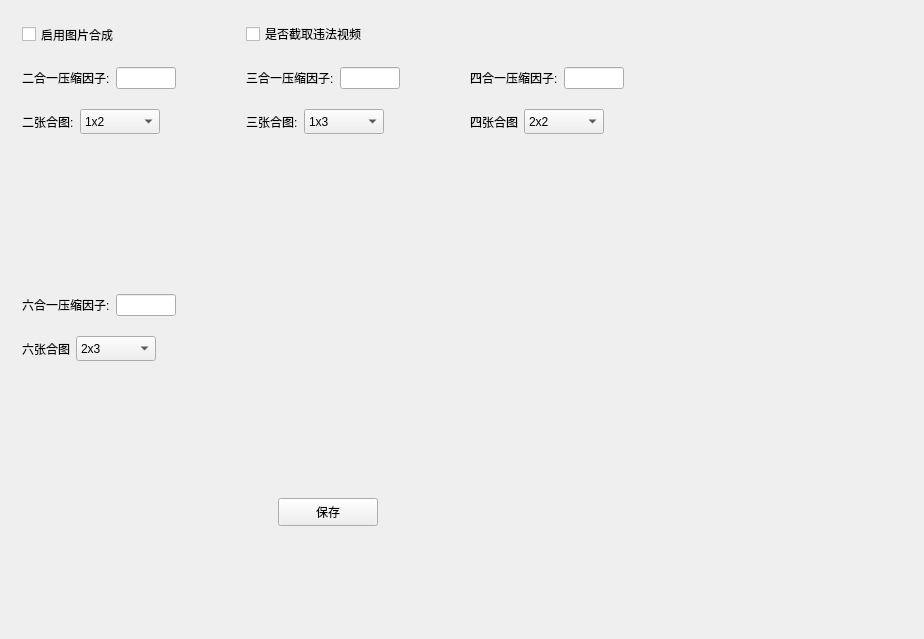
<?xml version="1.0" encoding="UTF-8"?>
<ui version="4.0">
 <class>Dlg_PicMerge</class>
 <widget class="QWidget" name="Dlg_PicMerge">
  <property name="geometry">
   <rect>
    <x>0</x>
    <y>0</y>
    <width>924</width>
    <height>639</height>
   </rect>
  </property>
  <property name="windowTitle">
   <string>Dlg_PicMerge</string>
  </property>
  <layout class="QVBoxLayout" name="verticalLayout">
   <item>
    <widget class="QWidget" name="widget" native="true">
     <layout class="QHBoxLayout" name="horizontalLayout_6">
      <item>
       <layout class="QGridLayout" name="gridLayout">
        <property name="horizontalSpacing">
         <number>30</number>
        </property>
        <property name="verticalSpacing">
         <number>20</number>
        </property>
        <item row="1" column="0">
         <layout class="QHBoxLayout" name="horizontalLayout_8">
          <item>
           <widget class="QLabel" name="label_6">
            <property name="text">
             <string>二合一压缩因子:</string>
            </property>
           </widget>
          </item>
          <item>
           <widget class="QLineEdit" name="editjpeg2qp">
            <property name="maximumSize">
             <size>
              <width>60</width>
              <height>16777215</height>
             </size>
            </property>
           </widget>
          </item>
          <item>
           <spacer name="horizontalSpacer_5">
            <property name="orientation">
             <enum>Qt::Horizontal</enum>
            </property>
            <property name="sizeHint" stdset="0">
             <size>
              <width>40</width>
              <height>20</height>
             </size>
            </property>
           </spacer>
          </item>
         </layout>
        </item>
        <item row="1" column="2">
         <layout class="QHBoxLayout" name="horizontalLayout_9">
          <item>
           <widget class="QLabel" name="label_7">
            <property name="text">
             <string>三合一压缩因子:</string>
            </property>
           </widget>
          </item>
          <item>
           <widget class="QLineEdit" name="editjpeg3qp">
            <property name="maximumSize">
             <size>
              <width>60</width>
              <height>16777215</height>
             </size>
            </property>
           </widget>
          </item>
          <item>
           <spacer name="horizontalSpacer_6">
            <property name="orientation">
             <enum>Qt::Horizontal</enum>
            </property>
            <property name="sizeHint" stdset="0">
             <size>
              <width>40</width>
              <height>20</height>
             </size>
            </property>
           </spacer>
          </item>
         </layout>
        </item>
        <item row="1" column="4">
         <layout class="QHBoxLayout" name="horizontalLayout_10">
          <item>
           <widget class="QLabel" name="label_8">
            <property name="text">
             <string>四合一压缩因子:</string>
            </property>
           </widget>
          </item>
          <item>
           <widget class="QLineEdit" name="editjpeg4qp">
            <property name="maximumSize">
             <size>
              <width>60</width>
              <height>16777215</height>
             </size>
            </property>
           </widget>
          </item>
          <item>
           <spacer name="horizontalSpacer_7">
            <property name="orientation">
             <enum>Qt::Horizontal</enum>
            </property>
            <property name="sizeHint" stdset="0">
             <size>
              <width>40</width>
              <height>20</height>
             </size>
            </property>
           </spacer>
          </item>
         </layout>
        </item>
        <item row="2" column="4">
         <layout class="QHBoxLayout" name="horizontalLayout_3">
          <item>
           <widget class="QLabel" name="label_3">
            <property name="text">
             <string>四张合图</string>
            </property>
           </widget>
          </item>
          <item>
           <widget class="QComboBox" name="cblayout4_1">
            <property name="minimumSize">
             <size>
              <width>80</width>
              <height>25</height>
             </size>
            </property>
            <property name="currentIndex">
             <number>0</number>
            </property>
            <item>
             <property name="text">
              <string>2x2</string>
             </property>
            </item>
            <item>
             <property name="text">
              <string>1x2_1x2</string>
             </property>
            </item>
            <item>
             <property name="text">
              <string>2x1_2x1</string>
             </property>
            </item>
           </widget>
          </item>
          <item>
           <spacer name="horizontalSpacer_10">
            <property name="orientation">
             <enum>Qt::Horizontal</enum>
            </property>
            <property name="sizeHint" stdset="0">
             <size>
              <width>40</width>
              <height>20</height>
             </size>
            </property>
           </spacer>
          </item>
         </layout>
        </item>
        <item row="0" column="0">
         <widget class="QCheckBox" name="itspicmergeenable">
          <property name="minimumSize">
           <size>
            <width>0</width>
            <height>25</height>
           </size>
          </property>
          <property name="text">
           <string>启用图片合成</string>
          </property>
         </widget>
        </item>
        <item row="0" column="2">
         <widget class="QCheckBox" name="chkbcutvideo">
          <property name="text">
           <string>是否截取违法视频</string>
          </property>
         </widget>
        </item>
        <item row="5" column="0">
         <layout class="QHBoxLayout" name="horizontalLayout_5">
          <item>
           <widget class="QLabel" name="label_5">
            <property name="text">
             <string>六张合图</string>
            </property>
           </widget>
          </item>
          <item>
           <widget class="QComboBox" name="cblayout6_1">
            <property name="minimumSize">
             <size>
              <width>80</width>
              <height>25</height>
             </size>
            </property>
            <property name="currentIndex">
             <number>0</number>
            </property>
            <item>
             <property name="text">
              <string>2x3</string>
             </property>
            </item>
            <item>
             <property name="text">
              <string>3x2</string>
             </property>
            </item>
           </widget>
          </item>
          <item>
           <spacer name="horizontalSpacer_12">
            <property name="orientation">
             <enum>Qt::Horizontal</enum>
            </property>
            <property name="sizeHint" stdset="0">
             <size>
              <width>40</width>
              <height>20</height>
             </size>
            </property>
           </spacer>
          </item>
         </layout>
        </item>
        <item row="2" column="2">
         <layout class="QHBoxLayout" name="horizontalLayout_2">
          <item>
           <widget class="QLabel" name="label_2">
            <property name="text">
             <string>三张合图:</string>
            </property>
           </widget>
          </item>
          <item>
           <widget class="QComboBox" name="cblayout3_1">
            <property name="minimumSize">
             <size>
              <width>80</width>
              <height>25</height>
             </size>
            </property>
            <item>
             <property name="text">
              <string>1x3</string>
             </property>
            </item>
            <item>
             <property name="text">
              <string>3x1</string>
             </property>
            </item>
            <item>
             <property name="text">
              <string>1x2_1x0</string>
             </property>
            </item>
            <item>
             <property name="text">
              <string>2x1_1x0</string>
             </property>
            </item>
            <item>
             <property name="text">
              <string>1x2_1</string>
             </property>
            </item>
            <item>
             <property name="text">
              <string>2x1_1</string>
             </property>
            </item>
            <item>
             <property name="text">
              <string>不合图</string>
             </property>
            </item>
           </widget>
          </item>
          <item>
           <spacer name="horizontalSpacer_9">
            <property name="orientation">
             <enum>Qt::Horizontal</enum>
            </property>
            <property name="sizeHint" stdset="0">
             <size>
              <width>40</width>
              <height>20</height>
             </size>
            </property>
           </spacer>
          </item>
         </layout>
        </item>
        <item row="3" column="4">
         <layout class="QHBoxLayout" name="horizontalLayout_13">
          <property name="leftMargin">
           <number>0</number>
          </property>
          <item>
           <spacer name="horizontalSpacer_15">
            <property name="orientation">
             <enum>Qt::Horizontal</enum>
            </property>
            <property name="sizeHint" stdset="0">
             <size>
              <width>40</width>
              <height>20</height>
             </size>
            </property>
           </spacer>
          </item>
          <item>
           <widget class="Dlg_MergeDraw" name="merge_3" native="true">
            <property name="minimumSize">
             <size>
              <width>100</width>
              <height>100</height>
             </size>
            </property>
            <property name="maximumSize">
             <size>
              <width>100</width>
              <height>100</height>
             </size>
            </property>
           </widget>
          </item>
          <item>
           <spacer name="horizontalSpacer_20">
            <property name="orientation">
             <enum>Qt::Horizontal</enum>
            </property>
            <property name="sizeHint" stdset="0">
             <size>
              <width>40</width>
              <height>20</height>
             </size>
            </property>
           </spacer>
          </item>
         </layout>
        </item>
        <item row="3" column="0">
         <layout class="QHBoxLayout" name="horizontalLayout_11">
          <property name="leftMargin">
           <number>0</number>
          </property>
          <property name="bottomMargin">
           <number>0</number>
          </property>
          <item>
           <spacer name="horizontalSpacer_13">
            <property name="orientation">
             <enum>Qt::Horizontal</enum>
            </property>
            <property name="sizeHint" stdset="0">
             <size>
              <width>40</width>
              <height>20</height>
             </size>
            </property>
           </spacer>
          </item>
          <item>
           <widget class="Dlg_MergeDraw" name="merge_1" native="true">
            <property name="minimumSize">
             <size>
              <width>100</width>
              <height>100</height>
             </size>
            </property>
            <property name="maximumSize">
             <size>
              <width>100</width>
              <height>100</height>
             </size>
            </property>
           </widget>
          </item>
          <item>
           <spacer name="horizontalSpacer_18">
            <property name="orientation">
             <enum>Qt::Horizontal</enum>
            </property>
            <property name="sizeHint" stdset="0">
             <size>
              <width>40</width>
              <height>20</height>
             </size>
            </property>
           </spacer>
          </item>
         </layout>
        </item>
        <item row="3" column="2">
         <layout class="QHBoxLayout" name="horizontalLayout_12">
          <property name="leftMargin">
           <number>0</number>
          </property>
          <item>
           <spacer name="horizontalSpacer_14">
            <property name="orientation">
             <enum>Qt::Horizontal</enum>
            </property>
            <property name="sizeHint" stdset="0">
             <size>
              <width>40</width>
              <height>20</height>
             </size>
            </property>
           </spacer>
          </item>
          <item>
           <widget class="Dlg_MergeDraw" name="merge_2" native="true">
            <property name="minimumSize">
             <size>
              <width>100</width>
              <height>100</height>
             </size>
            </property>
            <property name="maximumSize">
             <size>
              <width>100</width>
              <height>100</height>
             </size>
            </property>
           </widget>
          </item>
          <item>
           <spacer name="horizontalSpacer_19">
            <property name="orientation">
             <enum>Qt::Horizontal</enum>
            </property>
            <property name="sizeHint" stdset="0">
             <size>
              <width>40</width>
              <height>20</height>
             </size>
            </property>
           </spacer>
          </item>
         </layout>
        </item>
        <item row="2" column="0">
         <layout class="QHBoxLayout" name="horizontalLayout">
          <item>
           <widget class="QLabel" name="label">
            <property name="text">
             <string>二张合图:</string>
            </property>
           </widget>
          </item>
          <item>
           <widget class="QComboBox" name="cblayout2_1">
            <property name="minimumSize">
             <size>
              <width>80</width>
              <height>25</height>
             </size>
            </property>
            <property name="currentIndex">
             <number>0</number>
            </property>
            <item>
             <property name="text">
              <string>1x2</string>
             </property>
            </item>
            <item>
             <property name="text">
              <string>2x1</string>
             </property>
            </item>
            <item>
             <property name="text">
              <string>不合图</string>
             </property>
            </item>
           </widget>
          </item>
          <item>
           <spacer name="horizontalSpacer_8">
            <property name="orientation">
             <enum>Qt::Horizontal</enum>
            </property>
            <property name="sizeHint" stdset="0">
             <size>
              <width>40</width>
              <height>20</height>
             </size>
            </property>
           </spacer>
          </item>
         </layout>
        </item>
        <item row="4" column="0">
         <layout class="QHBoxLayout" name="horizontalLayout_4">
          <property name="topMargin">
           <number>20</number>
          </property>
          <item>
           <widget class="QLabel" name="label_4">
            <property name="text">
             <string>六合一压缩因子:</string>
            </property>
           </widget>
          </item>
          <item>
           <widget class="QLineEdit" name="editjpeg6qp">
            <property name="maximumSize">
             <size>
              <width>60</width>
              <height>16777215</height>
             </size>
            </property>
           </widget>
          </item>
          <item>
           <spacer name="horizontalSpacer_11">
            <property name="orientation">
             <enum>Qt::Horizontal</enum>
            </property>
            <property name="sizeHint" stdset="0">
             <size>
              <width>40</width>
              <height>20</height>
             </size>
            </property>
           </spacer>
          </item>
         </layout>
        </item>
        <item row="6" column="0">
         <layout class="QHBoxLayout" name="horizontalLayout_15">
          <property name="leftMargin">
           <number>0</number>
          </property>
          <item>
           <spacer name="horizontalSpacer_17">
            <property name="orientation">
             <enum>Qt::Horizontal</enum>
            </property>
            <property name="sizeHint" stdset="0">
             <size>
              <width>40</width>
              <height>20</height>
             </size>
            </property>
           </spacer>
          </item>
          <item>
           <widget class="Dlg_MergeDraw" name="merge_4" native="true">
            <property name="minimumSize">
             <size>
              <width>100</width>
              <height>100</height>
             </size>
            </property>
            <property name="maximumSize">
             <size>
              <width>100</width>
              <height>100</height>
             </size>
            </property>
           </widget>
          </item>
          <item>
           <spacer name="horizontalSpacer_21">
            <property name="orientation">
             <enum>Qt::Horizontal</enum>
            </property>
            <property name="sizeHint" stdset="0">
             <size>
              <width>40</width>
              <height>20</height>
             </size>
            </property>
           </spacer>
          </item>
         </layout>
        </item>
       </layout>
      </item>
      <item>
       <spacer name="horizontalSpacer">
        <property name="orientation">
         <enum>Qt::Horizontal</enum>
        </property>
        <property name="sizeHint" stdset="0">
         <size>
          <width>182</width>
          <height>20</height>
         </size>
        </property>
       </spacer>
      </item>
     </layout>
    </widget>
   </item>
   <item>
    <layout class="QHBoxLayout" name="horizontalLayout_7">
     <item>
      <spacer name="horizontalSpacer_4">
       <property name="orientation">
        <enum>Qt::Horizontal</enum>
       </property>
       <property name="sizeHint" stdset="0">
        <size>
         <width>40</width>
         <height>20</height>
        </size>
       </property>
      </spacer>
     </item>
     <item>
      <widget class="QPushButton" name="btn_save">
       <property name="minimumSize">
        <size>
         <width>100</width>
         <height>28</height>
        </size>
       </property>
       <property name="focusPolicy">
        <enum>Qt::NoFocus</enum>
       </property>
       <property name="text">
        <string>保存</string>
       </property>
      </widget>
     </item>
     <item>
      <spacer name="horizontalSpacer_3">
       <property name="orientation">
        <enum>Qt::Horizontal</enum>
       </property>
       <property name="sizeHint" stdset="0">
        <size>
         <width>40</width>
         <height>20</height>
        </size>
       </property>
      </spacer>
     </item>
     <item>
      <spacer name="horizontalSpacer_2">
       <property name="orientation">
        <enum>Qt::Horizontal</enum>
       </property>
       <property name="sizeHint" stdset="0">
        <size>
         <width>40</width>
         <height>20</height>
        </size>
       </property>
      </spacer>
     </item>
    </layout>
   </item>
   <item>
    <spacer name="verticalSpacer">
     <property name="orientation">
      <enum>Qt::Vertical</enum>
     </property>
     <property name="sizeHint" stdset="0">
      <size>
       <width>20</width>
       <height>16</height>
      </size>
     </property>
    </spacer>
   </item>
  </layout>
 </widget>
 <layoutdefault spacing="6" margin="11"/>
 <customwidgets>
  <customwidget>
   <class>Dlg_MergeDraw</class>
   <extends>QWidget</extends>
   <header>dlg_mergedraw.h</header>
   <container>1</container>
  </customwidget>
 </customwidgets>
 <resources/>
 <connections/>
</ui>
